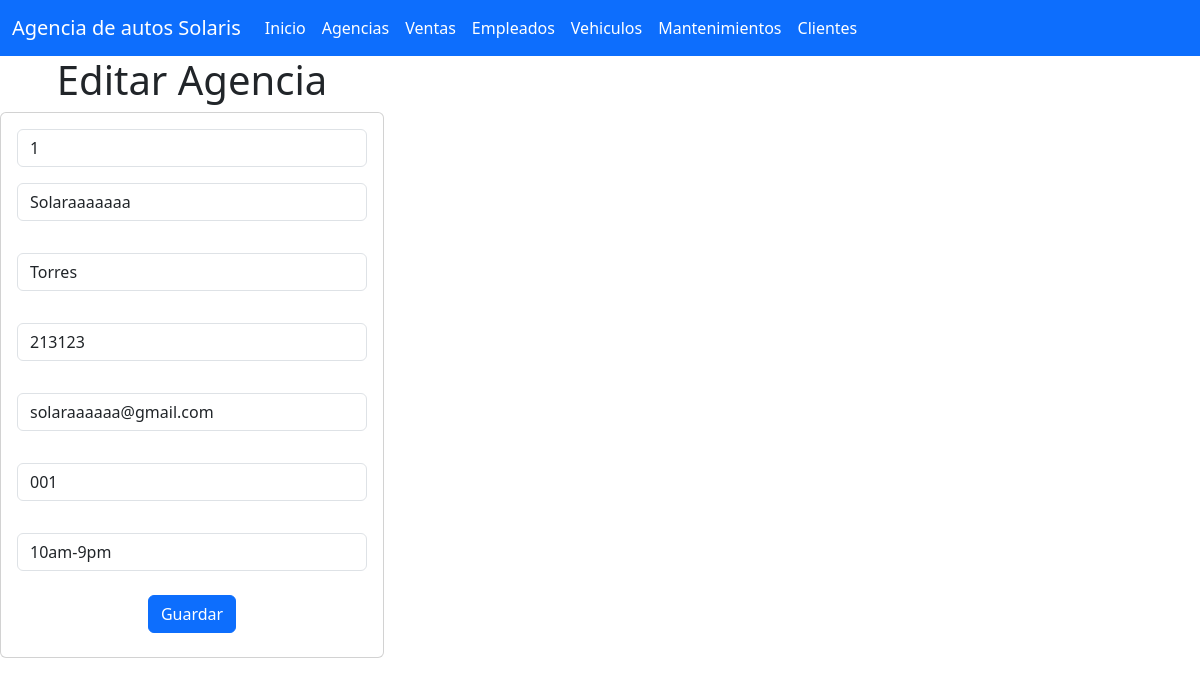
/seleccionarAgencia/1, run on the app's committed database.
### agencia_app/models.py (models this page shows, shortened)
class Agencia(models.Model):
    id_agencia = models.IntegerField(primary_key=True)
    nombre = models.CharField(max_length=255)
    direccion = models.CharField(max_length=255)
    telefono = models.IntegerField()
    email = models.CharField(max_length=255)
    sucursal = models.CharField(max_length=255)
    horario = models.CharField(max_length=255)

### agencia_app/views.py (the view)
# urls.py: path("seleccionarAgencia/<id_agencia>",views.seleccionarAgencia,name="seleccionarAgencia"),
def seleccionarAgencia(request, id_agencia):
    agencia = Agencia.objects.get(id_agencia=id_agencia)
    return render(request, "editarAgencias.html", {"misagencias": agencia})

### agencia_app/templates/editarAgencias.html (shortened to what this page needs)
{% extends "base.html" %}
{% block cuerpo %}
<div class="row">
  <div class="col-sm-12 col-md-4 col-lg-4 col-xl-4">
    <h1>Editar Agencia</h1>
    <div class="card">
      <div class="card-body">
        <form action='/editarAgencia/' method="POST">
          <div class="form-group">
            <input type="text" id="txtid_agencia" name="txtid_agencia" class="form-control" value="{{ misagencias.id_agencia }}" readonly required>
          </div>
          <div class="form-group py-3">
            <input type="text" id="txtnombre" name="txtnombre" class="form-control" value="{{ misagencias.nombre }}" maxlength="255" required>
          </div>
          <div class="form-group py-3">
            <input type="text" id="txtdireccion" name="txtdireccion" class="form-control" value="{{ misagencias.direccion }}" maxlength="255" required>
          </div>
          <div class="form-group py-3">
            <input type="number" id="numtelefono" name="numtelefono" class="form-control" value="{{ misagencias.telefono }}" required>
          </div>
          <div class="form-group py-3">
            <input type="text" id="txtemail" name="txtemail" class="form-control" value="{{ misagencias.email }}" maxlength="255" required>
          </div>
          <div class="form-group py-3">
            <input type="text" id="txtsucursal" name="txtsucursal" class="form-control" value="{{ misagencias.sucursal }}" maxlength="255" required>
          </div>
          <div class="form-group py-3">
            <input type="text" id="txthorario" name="txthorario" class="form-control" value="{{ misagencias.horario }}" maxlength="255" required>
          </div>
          <div class="form-group py-2">
            <button type="submit" class="btn btn-primary">Guardar</button>
          </div>
        </form>
      </div>
    </div>
  </div>
</div>
{% endblock %}

### data on the page
Agencia: txtid_agencia "1", txtnombre "Solaraaaaaaa", txtdireccion "Torres", numtelefono "213123", txtemail "solaraaaaaa@gmail.com", txtsucursal "001", txthorario "10am-9pm"
